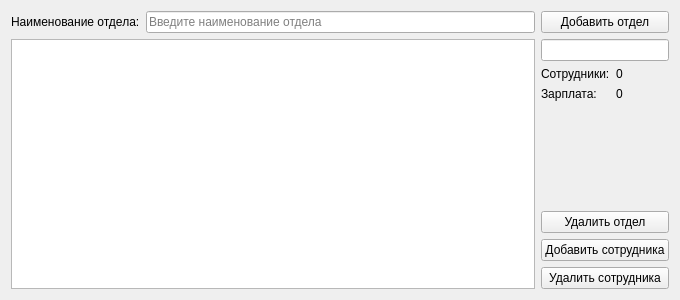
<?xml version="1.0" encoding="UTF-8"?>
<ui version="4.0">
 <class>CentralWidget</class>
 <widget class="QWidget" name="CentralWidget">
  <property name="geometry">
   <rect>
    <x>0</x>
    <y>0</y>
    <width>680</width>
    <height>300</height>
   </rect>
  </property>
  <property name="sizePolicy">
   <sizepolicy hsizetype="Maximum" vsizetype="Preferred">
    <horstretch>0</horstretch>
    <verstretch>0</verstretch>
   </sizepolicy>
  </property>
  <property name="minimumSize">
   <size>
    <width>600</width>
    <height>300</height>
   </size>
  </property>
  <property name="windowTitle">
   <string>Form</string>
  </property>
  <layout class="QGridLayout" name="gridLayout">
   <property name="sizeConstraint">
    <enum>QLayout::SetMaximumSize</enum>
   </property>
   <item row="0" column="0">
    <widget class="QLabel" name="label">
     <property name="sizePolicy">
      <sizepolicy hsizetype="Fixed" vsizetype="Fixed">
       <horstretch>0</horstretch>
       <verstretch>0</verstretch>
      </sizepolicy>
     </property>
     <property name="text">
      <string>Наименование отдела:</string>
     </property>
    </widget>
   </item>
   <item row="0" column="4">
    <widget class="QPushButton" name="_btnAddDep">
     <property name="sizePolicy">
      <sizepolicy hsizetype="Preferred" vsizetype="Fixed">
       <horstretch>0</horstretch>
       <verstretch>0</verstretch>
      </sizepolicy>
     </property>
     <property name="text">
      <string>Добавить отдел</string>
     </property>
    </widget>
   </item>
   <item row="0" column="1" colspan="3">
    <widget class="QLineEdit" name="_lineNameDep">
     <property name="sizePolicy">
      <sizepolicy hsizetype="Preferred" vsizetype="Fixed">
       <horstretch>1</horstretch>
       <verstretch>0</verstretch>
      </sizepolicy>
     </property>
     <property name="placeholderText">
      <string>Введите наименование отдела</string>
     </property>
    </widget>
   </item>
   <item row="1" column="0" rowspan="6" colspan="4">
    <widget class="QTreeView" name="_view">
     <property name="sizePolicy">
      <sizepolicy hsizetype="Preferred" vsizetype="Preferred">
       <horstretch>1</horstretch>
       <verstretch>0</verstretch>
      </sizepolicy>
     </property>
     <property name="sizeAdjustPolicy">
      <enum>QAbstractScrollArea::AdjustToContents</enum>
     </property>
     <property name="editTriggers">
      <set>QAbstractItemView::NoEditTriggers</set>
     </property>
     <property name="selectionMode">
      <enum>QAbstractItemView::SingleSelection</enum>
     </property>
     <property name="autoExpandDelay">
      <number>-1</number>
     </property>
     <property name="uniformRowHeights">
      <bool>false</bool>
     </property>
     <property name="itemsExpandable">
      <bool>true</bool>
     </property>
     <property name="sortingEnabled">
      <bool>true</bool>
     </property>
     <property name="allColumnsShowFocus">
      <bool>false</bool>
     </property>
     <property name="wordWrap">
      <bool>false</bool>
     </property>
     <property name="expandsOnDoubleClick">
      <bool>true</bool>
     </property>
     <attribute name="headerCascadingSectionResizes">
      <bool>false</bool>
     </attribute>
     <attribute name="headerHighlightSections">
      <bool>false</bool>
     </attribute>
     <attribute name="headerStretchLastSection">
      <bool>true</bool>
     </attribute>
    </widget>
   </item>
   <item row="6" column="4">
    <widget class="QPushButton" name="_btnRemoveEmp">
     <property name="sizePolicy">
      <sizepolicy hsizetype="Preferred" vsizetype="Fixed">
       <horstretch>0</horstretch>
       <verstretch>0</verstretch>
      </sizepolicy>
     </property>
     <property name="text">
      <string>Удалить сотрудника</string>
     </property>
    </widget>
   </item>
   <item row="5" column="4">
    <widget class="QPushButton" name="_btnAddEmp">
     <property name="sizePolicy">
      <sizepolicy hsizetype="Preferred" vsizetype="Fixed">
       <horstretch>0</horstretch>
       <verstretch>0</verstretch>
      </sizepolicy>
     </property>
     <property name="text">
      <string>Добавить сотрудника</string>
     </property>
    </widget>
   </item>
   <item row="4" column="4">
    <widget class="QPushButton" name="_btnRemoveDep">
     <property name="sizePolicy">
      <sizepolicy hsizetype="Preferred" vsizetype="Fixed">
       <horstretch>0</horstretch>
       <verstretch>0</verstretch>
      </sizepolicy>
     </property>
     <property name="text">
      <string>Удалить отдел</string>
     </property>
    </widget>
   </item>
   <item row="1" column="4" rowspan="3">
    <layout class="QFormLayout" name="formLayout_2">
     <property name="sizeConstraint">
      <enum>QLayout::SetFixedSize</enum>
     </property>
     <item row="1" column="1">
      <widget class="QLabel" name="_lCount">
       <property name="text">
        <string>0</string>
       </property>
      </widget>
     </item>
     <item row="2" column="0">
      <widget class="QLabel" name="label_5">
       <property name="text">
        <string>Зарплата:</string>
       </property>
      </widget>
     </item>
     <item row="2" column="1">
      <widget class="QLabel" name="_lSalary">
       <property name="text">
        <string>0</string>
       </property>
      </widget>
     </item>
     <item row="1" column="0">
      <widget class="QLabel" name="label_3">
       <property name="text">
        <string>Сотрудники:</string>
       </property>
      </widget>
     </item>
     <item row="0" column="0" colspan="2">
      <widget class="QLineEdit" name="_lineName">
       <property name="sizePolicy">
        <sizepolicy hsizetype="Preferred" vsizetype="Fixed">
         <horstretch>0</horstretch>
         <verstretch>0</verstretch>
        </sizepolicy>
       </property>
      </widget>
     </item>
    </layout>
   </item>
  </layout>
 </widget>
 <resources/>
 <connections>
  <connection>
   <sender>_btnAddDep</sender>
   <signal>clicked()</signal>
   <receiver>CentralWidget</receiver>
   <slot>sendAddDep()</slot>
   <hints>
    <hint type="sourcelabel">
     <x>455</x>
     <y>19</y>
    </hint>
    <hint type="destinationlabel">
     <x>545</x>
     <y>0</y>
    </hint>
   </hints>
  </connection>
  <connection>
   <sender>_lineName</sender>
   <signal>editingFinished()</signal>
   <receiver>CentralWidget</receiver>
   <slot>sendEditDep()</slot>
   <hints>
    <hint type="sourcelabel">
     <x>429</x>
     <y>55</y>
    </hint>
    <hint type="destinationlabel">
     <x>585</x>
     <y>135</y>
    </hint>
   </hints>
  </connection>
 </connections>
 <slots>
  <slot>sendAddDep()</slot>
  <slot>sendEmp()</slot>
  <slot>sendRemoveEmp()</slot>
  <slot>sendRemoveDep()</slot>
  <slot>sendEditDep()</slot>
 </slots>
</ui>
